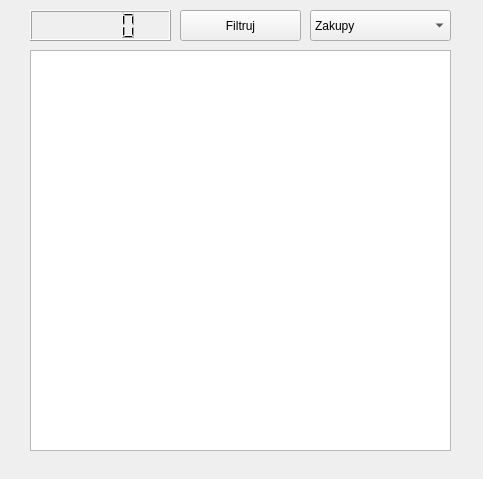
<?xml version="1.0" encoding="UTF-8"?>
<ui version="4.0">
 <class>alltransactions</class>
 <widget class="QWidget" name="alltransactions">
  <property name="geometry">
   <rect>
    <x>0</x>
    <y>0</y>
    <width>483</width>
    <height>479</height>
   </rect>
  </property>
  <property name="windowTitle">
   <string>Form</string>
  </property>
  <widget class="QTableView" name="allTableView">
   <property name="geometry">
    <rect>
     <x>30</x>
     <y>50</y>
     <width>421</width>
     <height>401</height>
    </rect>
   </property>
  </widget>
  <widget class="QComboBox" name="comboBoxFiltruj">
   <property name="geometry">
    <rect>
     <x>310</x>
     <y>10</y>
     <width>141</width>
     <height>31</height>
    </rect>
   </property>
   <item>
    <property name="text">
     <string>Zakupy</string>
    </property>
   </item>
   <item>
    <property name="text">
     <string>Wpływ</string>
    </property>
   </item>
   <item>
    <property name="text">
     <string>Wydatek</string>
    </property>
   </item>
   <item>
    <property name="text">
     <string>Wyjścia</string>
    </property>
   </item>
   <item>
    <property name="text">
     <string>Opłaty</string>
    </property>
   </item>
   <item>
    <property name="text">
     <string>Raty</string>
    </property>
   </item>
   <item>
    <property name="text">
     <string>Wszystko</string>
    </property>
   </item>
  </widget>
  <widget class="QPushButton" name="filtrujButton">
   <property name="geometry">
    <rect>
     <x>180</x>
     <y>10</y>
     <width>121</width>
     <height>31</height>
    </rect>
   </property>
   <property name="text">
    <string>Filtruj</string>
   </property>
  </widget>
  <widget class="QLCDNumber" name="lcdNumberFiltruj">
   <property name="geometry">
    <rect>
     <x>30</x>
     <y>10</y>
     <width>141</width>
     <height>31</height>
    </rect>
   </property>
  </widget>
 </widget>
 <resources/>
 <connections/>
</ui>
